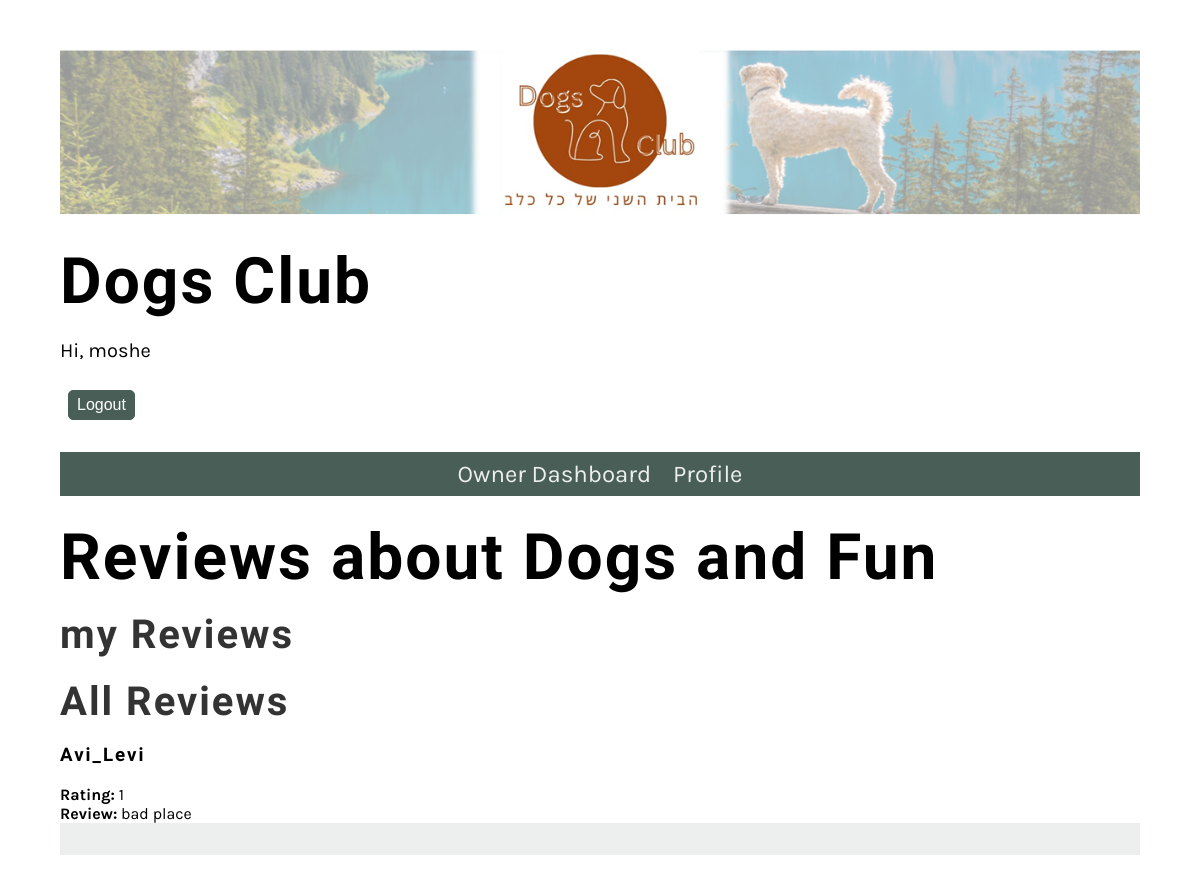
/Website/boardinghouses/11/reviews/ (signed in), run on the app's committed database.
### Website/models.py (models this page shows, shortened)
class BoardingHouse(models.Model):
    DEFAULT_MAP_LOCATION = r"https://www.google.com/maps/embed?pb=!1m18!1m12!1m3!1d3487844.11496039!2d32.44041769453558!3d31.383867609568092!2m3!1f0!2f0!3f0!3m2!1i1024!2i768!4f13.1!3m3!1m2!1s0x1500492432a7c98b%3A0x6a6b422013352cba!2sIsrael!5e0!3m2!1sen!2sil!4v1712740457423!5m2!1sen!2sil"
    user = models.ForeignKey(User, on_delete=models.CASCADE)
    name = models.CharField(max_length=255)
    description = models.TextField()
    location = models.CharField(max_length=255)
    map_location = models.URLField(default=DEFAULT_MAP_LOCATION, max_length=1000)
    contact_details = models.CharField(max_length=255)
    available_spaces = models.PositiveIntegerField()

class Review(models.Model):
    user = models.ForeignKey(User, on_delete=models.CASCADE)
    boarding_house = models.ForeignKey(BoardingHouse, on_delete=models.CASCADE)
    rating = models.PositiveIntegerField()
    review = models.TextField()

### Website/views.py (the view, shortened to what this page needs)
# urls.py: path('boardinghouses/<int:boardinghouse_id>/reviews/', ReviewView.as_view(), name='reviews'),
class ReviewView(View):
    def get(self, request,boardinghouse_id,*args, **kwargs):
        boardinghouse_name = BoardingHouse.objects.get(id=boardinghouse_id).name
        user_reviews = Review.objects.filter(user=request.user, boarding_house=boardinghouse_id)
        reviews = Review.objects.filter(boarding_house=boardinghouse_id)
        return render(request, 'reviews.html', {'reviews': reviews, 'user_reviews': user_reviews, 'boardinghouse_name': boardinghouse_name})

### Website/templatetags/custom_filters.py (called while the page is built)
@register.filter
def has_group(user, group_name):
    return user.groups.filter(name=group_name).exists()

### Website/templates/reviews.html (shortened to what this page needs)
{% extends 'base.html' %}
{% block content %}
<!DOCTYPE html>
<html lang="en">
<head>
</head>
<body>
    <h1>Reviews about {{ boardinghouse_name }}</h1>
    <h2>my Reviews</h2>
    <h2>All Reviews</h2>
        {% for review in reviews %}
            {% if review.user != user %}
            <h3>{{ review.user.username }}</h3>
                <strong>Rating:</strong> {{ review.rating }}<br>
                <strong>Review:</strong> {{ review.review }}<br>
            {% endif %}
        {% empty %}
            <li>No reviews available.</li>
        {% endfor %}
</body>
</html>
{% endblock %}

### Website/templates/base.html (shortened to what this page needs)
{% load custom_filters %}
{% load static %}
<!DOCTYPE html>
<html lang="en">
<head>
    <link
    rel="preload"
    as="style"
    href="{% static 'css/style.css' %}"
    onload="this.rel = 'stylesheet'"
  />
</head>
<body>
    <header>
        <img src="{% static 'img/logo.png' %}" alt="Logo" class="logo">
        <h1>Dogs Club</h1>
        {% if user.is_authenticated %}
                <p>Hi, {{user.first_name}}</p>
                <form method="post" action="{% url 'logout' %}">
                    <button type="submit" class = "small_button">Logout</button>
                </form>
        {% else %}
                <a href="{% url 'login' %}" >Login</a>/<a href="{% url 'register' %}" >Sign Up</a>
        {% endif %}
    </header>
    <nav>
        <ul>
        {% if user.is_authenticated %}
            {% if request.user|has_group:"Customers" %}
                <li><a href="{% url 'home' %}">Home</a></li>
                <li><a href="{% url 'about' %}">About</a></li>
                <li><a href="{% url 'boardinghouse_list' %}">Boarding Houses</a></li>
                <li><a href="{% url 'booking_history' %}">Booking History</a></li>
            {% elif request.user|has_group:"Boardinghouse Owners"  %}
                <li><a href="{% url 'owner_dashboard' %}">Owner Dashboard</a></li>
            {% endif %}
            <li><a href="{% url 'profile' %}">Profile</a></li>
        {% else %}
            <li><a href="{% url 'home' %}">Home</a></li>
            <li><a href="{% url 'about' %}">About</a></li>
            <li><a href="{% url 'boardinghouse_list' %}">Boarding Houses</a></li>
        {% endif %}
        </ul>
    </nav>
<main>
    {% block content %}{% endblock %}
</main>
<footer>
</footer>
</body>
</html>

### Website/static/css/style.css (style rules this page uses)
.logo { width: 100%; }
body { font-family: 'Karla', sans-serif; margin-top: 3rem; margin-bottom: 3rem; margin-left: 5%; margin-right: 5%; }
h1, h2, h3, h4, h5, h6 { font-family: 'Markazi Text', serif; letter-spacing: 2px;; }
h1 { font-size: 4rem; margin-top: 1.5rem; margin-bottom: 0; }
h2 { font-size: 2.5rem; color: #333333; margin:1rem 0; }
p, ul { font-size: 1.25rem;; }
a { color: #EE9972; text-decoration: none; }
header img { display: block; margin-left: auto; margin-right: auto; max-width: 100%; height: auto; }
nav { background-color: #495E57; margin-top: 1rem; margin-bottom: 1rem; margin-bottom: 0px; }
nav ul { list-style: none; font-size: 1.5rem; text-align: center; padding-inline-start: 0rem; margin-bottom: 0px; }
nav ul li { display: inline-block; margin: 0.5rem; }
nav ul a { color: #EDEFEE; text-decoration: none; }
footer { background-color: #EDEFEE; padding: 1rem; display: flex; gap: 2rem 1rem; }
.small_button { padding: .25rem .5rem; border: 1px solid #495E57; background-color: #495E57; border-radius: 5px; font-size: 1rem; display: inline-block; color: #fff; line-height: 20px; margin: 0.5rem; }

### data on the page
BoardingHouse: name "Dogs and Fun"
Review: user.username "Avi_Levi", rating "1", review "bad place"

### other printed values
{{ user.first_name }} "moshe"
